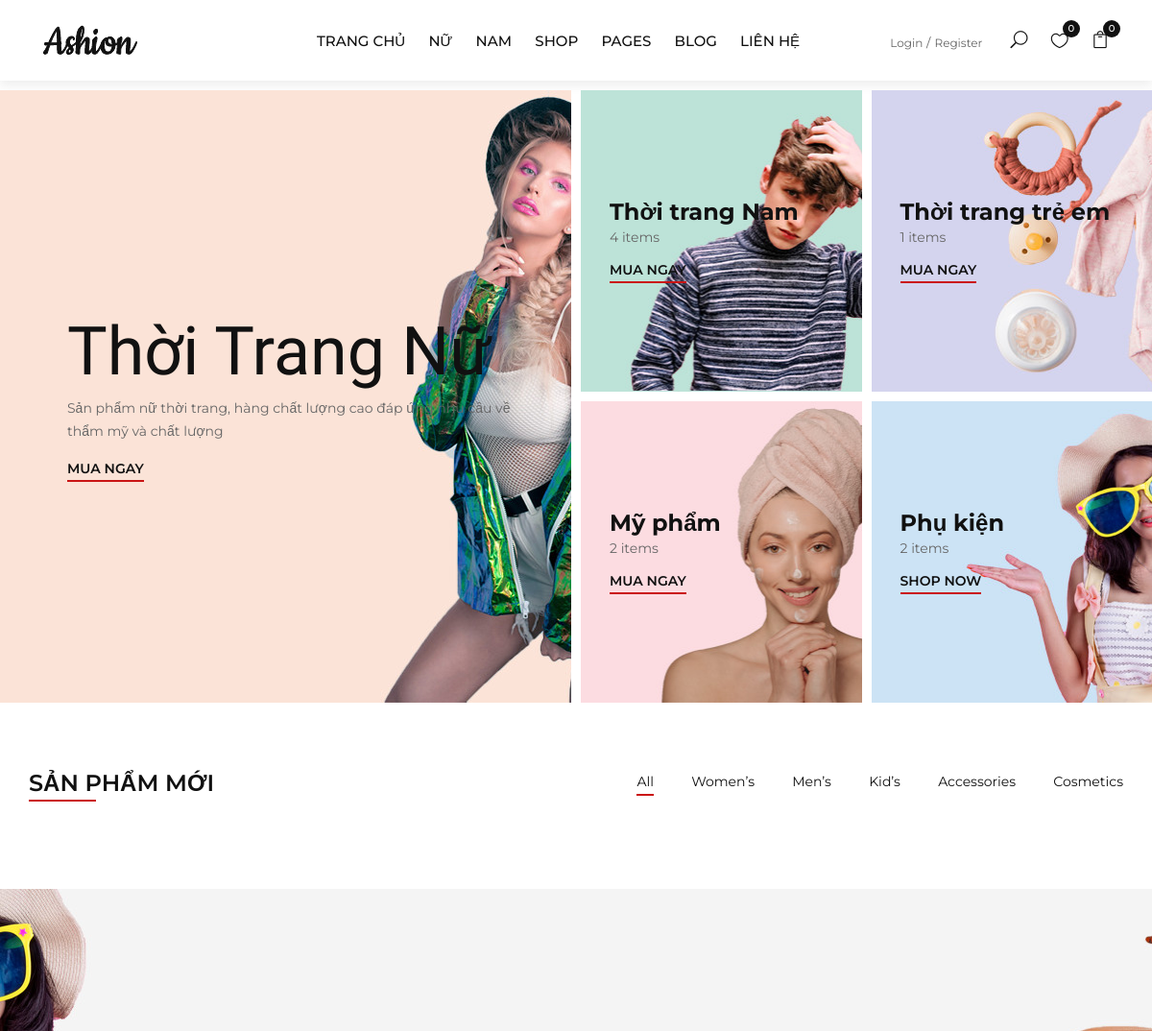
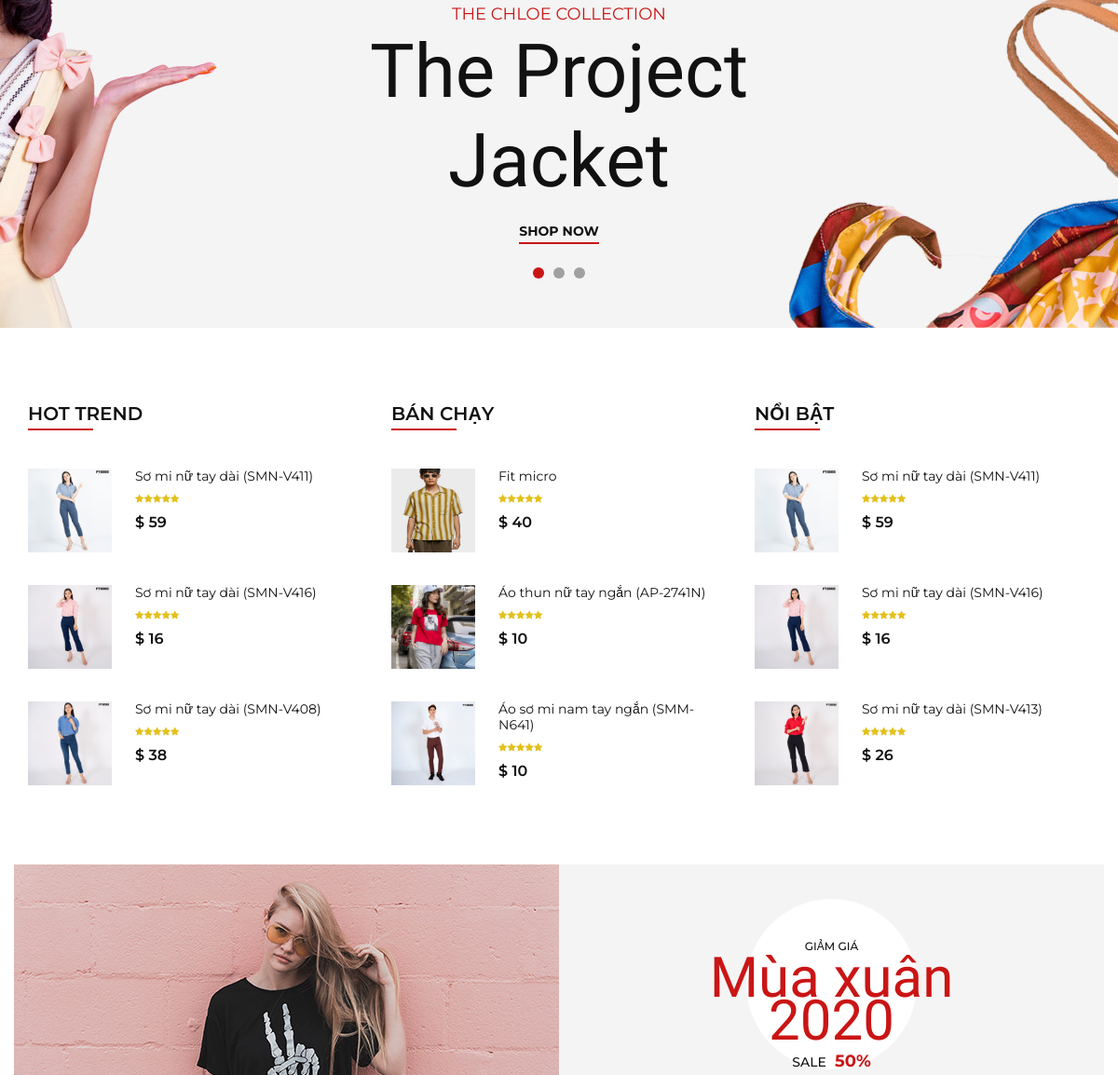
The app's page / (upper part), older data (2 pictures, top to bottom).
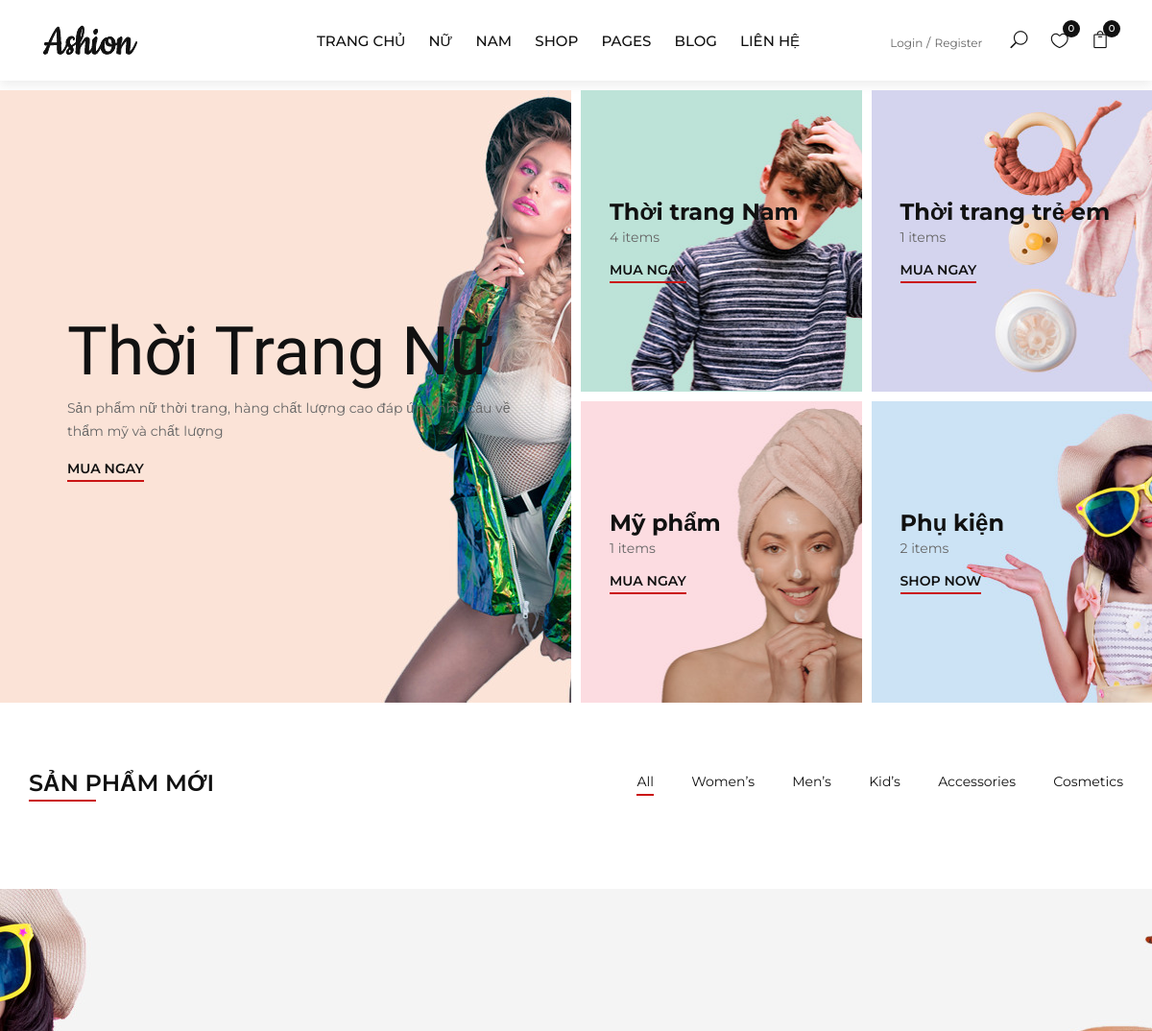
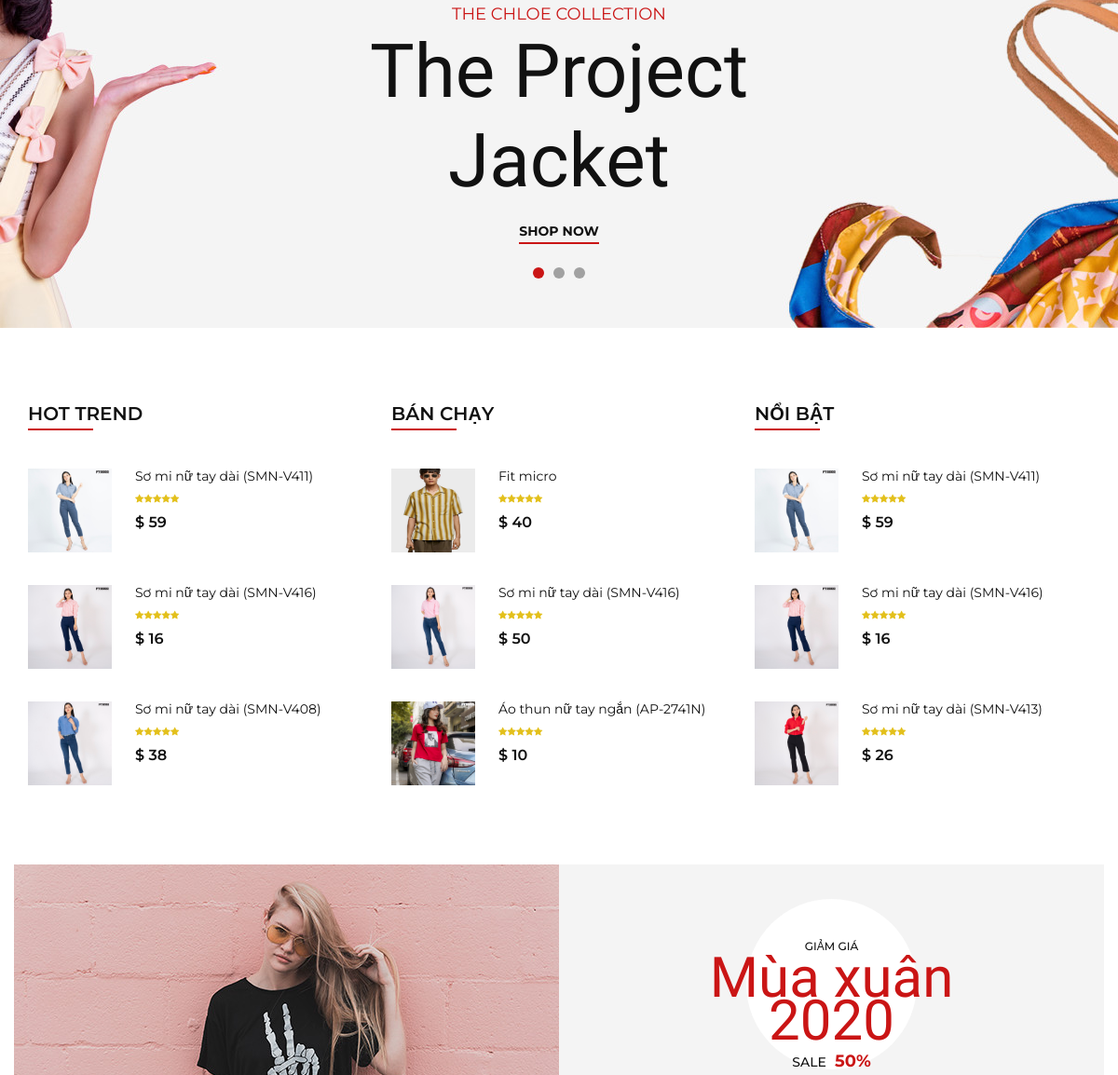
The same page, newer data (2 pictures, top to bottom).
### tables this page shows
CREATE TABLE `tbl_product` (
  `productId` int(11) NOT NULL,
  `productName` tinytext NOT NULL,
  `product_code` varchar(200) NOT NULL,
  `productQuantity` varchar(50) NOT NULL,
  `product_soldout` varchar(50) NOT NULL DEFAULT '0',
  `product_remain` varchar(50) NOT NULL,
  `product_view` int(11) NOT NULL DEFAULT 0,
  `product_gender` int(11) NOT NULL DEFAULT 0,
  `product_show` int(11) NOT NULL DEFAULT 1,
  `catId` int(11) NOT NULL,
  `brandId` int(11) NOT NULL,
  `product_desc` text NOT NULL,
  `type` int(11) NOT NULL,
  `price` varchar(255) NOT NULL,
  `image` varchar(255) NOT NULL,
  `istrend` int(11) NOT NULL DEFAULT 0,
  `created_ad` timestamp NOT NULL DEFAULT current_timestamp(),
  `updated_ad` timestamp NOT NULL DEFAULT current_timestamp()
);

### classes/product.php (called while the page is built, shortened)
<?php
$filepath = realpath(dirname(__FILE__));
include_once($filepath . '/../lib/database.php');
include_once($filepath . '/../helpers/format.php');
?>
<?php
class product
{
	private $db;
	public function __construct()
	{
		$this->db = new Database();
	}
	public function getproduct_trend()
	{
		$query = "SELECT * FROM tbl_product
			WHERE istrend = '1'
			order by created_ad desc LIMIT 3 ";
		$result = $this->db->select($query);
		return $result;
	}
	public function getproduct_bestsell()
	{
		$query = "SELECT * FROM tbl_product
			order by product_soldout desc LIMIT 3 ";
		$result = $this->db->select($query);
		return $result;
	}
	public function getproduct_feature()
	{
		$query = "SELECT * FROM tbl_product
			WHERE type = '1'
			order by created_ad desc LIMIT 3 ";
		$result = $this->db->select($query);
		return $result;
	}
public function countProudct($brandId)
{
	$query = "SELECT COUNT(productId) AS quantityProduct FROM tbl_product WHERE brandId = '$brandId'";
	$result = $this->db->select($query);
		if ($result) {
			while ($row = $result->fetch_assoc()) {
				$quantity = $row['quantityProduct'];
			}
		}
		return $quantity;
}
}
?>

### lib/database.php (called while the page is built, shortened)
<?php
Class Database extends PDO{
   public $host   = DB_HOST;
   public $user   = DB_USER;
   public $pass   = DB_PASS;
   public $dbname = DB_NAME;
   public $link;
private function connectDB(){
   $this->link = new mysqli($this->host, $this->user, $this->pass,
    $this->dbname);
    $this->link -> set_charset("utf8");
 }
public function select($query){
  $result = $this->link->query($query) or
   die($this->link->error.__LINE__);
  if($result->num_rows > 0){
    return $result;
  } else {
    return false;
  }
 }
}

### helpers/format.php (called while the page is built, shortened)
<?php
class Format{
 public function format_currency($n=0){
        $n=(string)$n;
        $n=strrev($n);
        $res='';
        for($i=0;$i<strlen($n);$i++){
            $res.=$n[$i];
        }
        $res=strrev($res);
        return $res;
    }
}
?>

### index.php (the view, shortened to what the changed rows need)
<?php
include 'inc/header.php';
    $countMenCos = $product->countProudct(16);
?>
<section class="categories">
    <div class="container-fluid">
        <div class="row">
            <div class="col-lg-6 p-0">
                <div class="categories__item categories__large__item set-bg" data-setbg="img/categories/category-1.jpg">
                    <div class="categories__text">
                        <h1>Thời Trang Nữ</h1>
                    </div>
                </div>
            </div>
            <div class="col-lg-6">
                <div class="row">
                    <div class="col-lg-6 col-md-6 col-sm-6 p-0">
                        <div class="categories__item set-bg" data-setbg="img/categories/category-4.jpg">
                            <div class="categories__text">
                                <h4>Mỹ phẩm</h4>
                                <p><?= $countMenCos??0?> items</p>
                                <a href="shop.php">Mua ngay</a>
                            </div>
                        </div>
                    </div>
                </div>
            </div>
        </div>
    </div>
</section>
<section class="banner set-bg" data-setbg="img/banner/banner-1.jpg">
    <div class="container">
        <div class="row">
            <div class="col-xl-7 col-lg-8 m-auto">
                <div class="banner__slider owl-carousel">
                    <div class="banner__item">
                        <div class="banner__text">
                            <h1>The Project Jacket</h1>
                        </div>
                    </div>
                </div>
            </div>
        </div>
    </div>
</section>
<section class="trend spad">
    <div class="container">
        <div class="row">
            <div class="col-lg-4 col-md-4 col-sm-12">
                <div class="trend__content">
                    <?php
                    $product_trend = $product->getproduct_trend();
                    if ($product_trend) {
                        while ($result_product_trend = $product_trend->fetch_assoc()) {
                    ?>
                            <div class="trend__item">
                                <div class="trend__item__pic">
                                    <img width="90" height="90" src="admin/uploads/<?= $result_product_trend['image'] ?>" alt="">
                                </div>
                                <div class="trend__item__text">
                                    <h6><?= $result_product_trend['productName'] ?></h6>
                                    <div class="rating">
                                        <i class="fa fa-star"></i>
                                        <i class="fa fa-star"></i>
                                        <i class="fa fa-star"></i>
                                        <i class="fa fa-star"></i>
                                        <i class="fa fa-star"></i>
                                    </div>
                                    <div class="product__price">$ <?= $fm->format_currency($result_product_trend['price']) ?></div>
                                </div>
                            </div>
                    <?php
                        }
                    } ?>
                </div>
            </div>
            <div class="col-lg-4 col-md-4 col-sm-12">
                <div class="trend__content">
                    <?php
                    $product_best_sell = $product->getproduct_bestsell();
                    if ($product_best_sell) {
                        while ($result_best_sell = $product_best_sell->fetch_assoc()) {
                    ?>
                            <div class="trend__item">
                                <div class="trend__item__pic">
                                    <img width="90" height="90" src="admin/uploads/<?= $result_best_sell['image'] ?>" alt="">
                                </div>
                                <div class="trend__item__text">
                                    <h6><?= $result_best_sell['productName'] ?></h6>
                                    <div class="rating">
                                        <i class="fa fa-star"></i>
                                        <i class="fa fa-star"></i>
                                        <i class="fa fa-star"></i>
                                        <i class="fa fa-star"></i>
                                        <i class="fa fa-star"></i>
                                    </div>
                                    <div class="product__price">$ <?= $fm->format_currency($result_best_sell['price']) ?></div>
                                </div>
                            </div>
                    <?php
                        }
                    }
                    ?>
                </div>
            </div>
            <div class="col-lg-4 col-md-4 col-sm-12">
                <div class="trend__content">
                    <?php
                    $product_feature = $product->getproduct_feature();
                    if ($product_feature) {
                        while ($result_feature = $product_feature->fetch_assoc()) {
                    ?>
                            <div class="trend__item">
                                <div class="trend__item__pic">
                                    <img width="90" height="90" src="admin/uploads/<?= $result_feature['image'] ?>" alt="">
                                </div>
                                <div class="trend__item__text">
                                    <h6><?= $result_feature['productName'] ?></h6>
                                    <div class="rating">
                                        <i class="fa fa-star"></i>
                                        <i class="fa fa-star"></i>
                                        <i class="fa fa-star"></i>
                                        <i class="fa fa-star"></i>
                                        <i class="fa fa-star"></i>
                                    </div>
                                    <div class="product__price">$ <?= $fm->format_currency($result_feature['price']) ?></div>
                                </div>
                            </div>
                    <?php
                        }
                    }
                    ?>
                </div>
            </div>
        </div>
    </div>
</section>
<section class="discount">
    <div class="container">
        <div class="row">
            <div class="col-lg-6 p-0">
                <div class="discount__text">
                    <div class="discount__text__title">
                        <h2>Mùa xuân 2020</h2>
                    </div>
                </div>
            </div>
        </div>
    </div>
</section>
<?php include 'inc/footer.php'; ?>

Row changes from the older to the newer data that the page shows:
no longer on this page (row unchanged): tbl_product: image (picture), productName "Áo sơ mi nam tay ngắn (SMM-N641)", price "10", shown under "BÁN CHẠY"
now on this page (row edited): tbl_product: image (picture), productName "Sơ mi nữ tay dài (SMN-V416)", price "50", shown under "BÁN CHẠY"
Text that changed along with them:
$countMenCos: "2" → "1"
